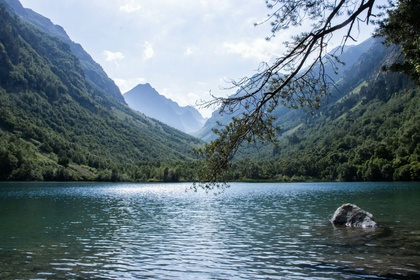
%> input picture Signals and Systems/3/P1/image.jpg, 420 x 280 px, shrunk from 3000 x 2000 before the run
$ octave P1.m   (GNU Octave 9; MATLAB toolbox functions it lacks are replaced by stand-ins)
%> lines starting %> are read from the running program, lines starting %| are printed output that depends on the picture; in (x1, y1, x2, y2) boxes, pixels count from 0 and x2, y2 are one past the last pixel; in counts of white or black regions, pixels touching at a corner belong together; the program's own positions count from 1
### Signals and Systems/3/P1/cal_threshold.m
function threshold = cal_threshold(image, alpha)

    clone = double(image);
    clone(:,2:end) = clone(:,2:end) - clone(:,1:end-1);

    r=1;
    threshold_options = [];

    while r+4 <= size(image,1)
        c=1;
        while c+4 <= size(image,2)
            temp = clone(r:r+4,c:c+4);
            threshold_options = [threshold_options sum(abs(temp),'all')];
            c = c + 5;
        end
        r = r + 4;
    end

    threshold_options = sort(threshold_options);
    threshold = threshold_options( ceil(alpha*length(threshold_options)) );
end

### Signals and Systems/3/P1/coding.m
function result = coding(msg, image, mapset, threshold)

    clone = double(image);
    clone(:,2:end) = clone(:,2:end) - clone(:,1:end-1);

    % Segment image

    segmentation = zeros(size(image));
    seg_idx = 1;
    r=1;
    while r+4 <= size(image,1)
        c=1;
        while c+4 <= size(image,2)
            temp = clone(r:r+4,c:c+4);
            if ( sum(abs(temp),'all') >= threshold && ~any(segmentation(r:r+4,c:c+4), 'all') )
                segmentation(r:r+4,c:c+4) = seg_idx;
                seg_idx = seg_idx + 1;
            end
            c = c + 5;
        end
        r = r + 4;
    end

    % Check num of segments

    if (seg_idx-1)*5 < length(msg)
        close;
        error('large threshold value or long message length')
    end

    % Put code in image

    result = image;
    msg = char(msg);

    bit = 1;
    segment = 1;
    while bit <= length(msg)
        temp = 0;
        [r,c] = find(segmentation==segment);
        c = min(c);
        r = min(r);
        while temp <= 4 && bit <= length(msg)
            ch = mapset{2,[mapset{1,:}] == msg(bit)};
            for n = 0:4
                temp_result = floor(double(result(r+temp,c+n))/2)*2;
                if ch(n+1) == '1'
                    temp_result = temp_result + 1;
                end
                result(r+temp,c+n) = uint8(temp_result);
            end
            temp = temp + 1;
            bit = bit + 1;
        end
        segment = segment + 1;
    end
end

### Signals and Systems/3/P1/decoding.m
function result = decoding(image, mapset, threshold)

    clone = double(image);
    clone(:,2:end) = clone(:,2:end) - clone(:,1:end-1);

    segmentation = zeros(size(image));
    seg_idx = 1;
    r=1;

    while r+4 <= size(image,1)
        c=1;
        while c+4 <= size(image,2)
            temp = clone(r:r+4,c:c+4);
            if ( sum(abs(temp),'all') >= threshold && ~any(segmentation(r:r+4,c:c+4), 'all') )
                segmentation(r:r+4,c:c+4) = seg_idx;
                seg_idx = seg_idx + 1;
            end
            c = c + 5;
        end
        r = r + 4;
    end

    result = '';
    chr = ' ';
    segment = 1;
    while chr ~= ';'
        temp = 0;
        [r,c] = find(segmentation==segment);
        c = min(c);
        r = min(r);
        while temp <= 4 && chr ~= ';'
            chr = '00000';
            for n = 0:4
                q = image(r+temp,c+n);
                if mod(q,2)==1
                    chr(n+1) = '1';
                end
            end
            for i = 1:length(mapset)
                if mapset{2,i} == chr
                    chr = mapset{1,i};
                end
            end
            result = [result chr];
            temp = temp + 1;
        end
        segment = segment + 1;
    end
end

### Signals and Systems/3/P1/P1.m
clc; close all; clear;

% Part 1

Mapset = cell(2,32);
a_code = double('a');
for i = 0:25
    Mapset{1,i+1} = char(i+a_code);
    Mapset{2,i+1} = dec2bin(i,5);
end

Mapset{1,27} = ' ';
Mapset{2,27} = dec2bin(26,5);

Mapset{1,28} = '.';
Mapset{2,28} = dec2bin(27,5);

Mapset{1,29} = ',';
Mapset{2,29} = dec2bin(28,5);

Mapset{1,30} = '!';
Mapset{2,30} = dec2bin(29,5);

Mapset{1,31} = '"';
Mapset{2,31} = dec2bin(30,5);

Mapset{1,32} = ';';
Mapset{2,32} = dec2bin(31,5);

% Part 2

msg = "signal;" ;
image = im2gray(imread('image.jpg'));
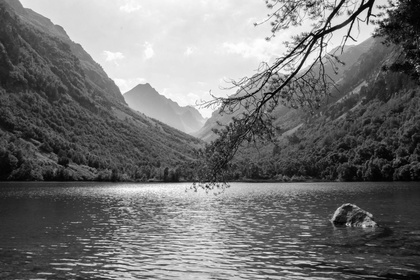
%> image: size 280x420 uint8; min 0, max 254, mean 115.4
threshold_alpha = 0.75 ;


threshold = cal_threshold(image, threshold_alpha) ;
%> in cal_threshold, `clone(:,2:end) = clone(:,2:end) - clone(:,1:end-1);`:
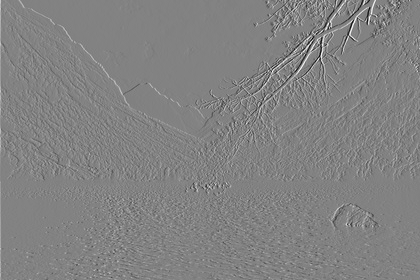
%> clone: size 280x420 double; min -183, max 175, mean 0.1; drawn with min black and max white
%> after the loop in cal_threshold, `while r+4 <= size(image,1)`: r = 277; threshold_options = 5796 values, max 2252 at index 491, min 0 at index 352, mean 258.8
%> in cal_threshold, `threshold_options = sort(threshold_options);`: threshold_options = 5796 values from 0 to 2252
%> in cal_threshold, `threshold = threshold_options( ceil(alpha*length(threshold_options)) );`: threshold = 330
%> threshold = 330
coded_img = coding(msg, image, Mapset, threshold);
%> after the loop in coding, `while r+4 <= size(image,1)`:
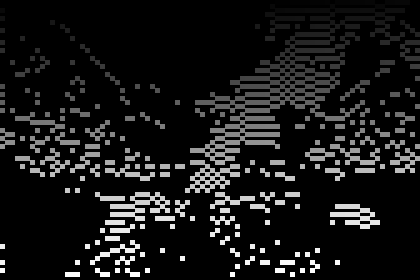
%> segmentation: size 280x420 double; min 0, max 882, mean 82.8; drawn with min black and max white
%> after the loop in coding, `while r+4 <= size(image,1)`: r = 277; seg_idx = 883
%> the loop in coding, `while bit <= length(msg)` made 2 passes
%> (c, r) on passes 1 to 2: (1, 1), (21, 1)
%> after the loop in coding, `while bit <= length(msg)`: result: size 280x420 uint8; 0.01% of pixels changed, all inside (x1, y1, x2, y2) = (0, 0, 25, 5)
%> after the loop in coding, `while bit <= length(msg)`: bit = 8; segment = 3

% Part 3

subplot(1,2,1)
imshow(image)
title("Initial")
subplot(1,2,2)
imshow(coded_img)
title("Final")

% Part 4

decoding(coded_img,Mapset,threshold)
%> after the loop in decoding, `while r+4 <= size(image,1)`: r = 277
%> the loop in decoding, `while chr ~= ';'` made 2 passes
%> after the loop in decoding, `while chr ~= ';'`: chr = ';'; result = 'signal;'
%> ans = 'signal;'
